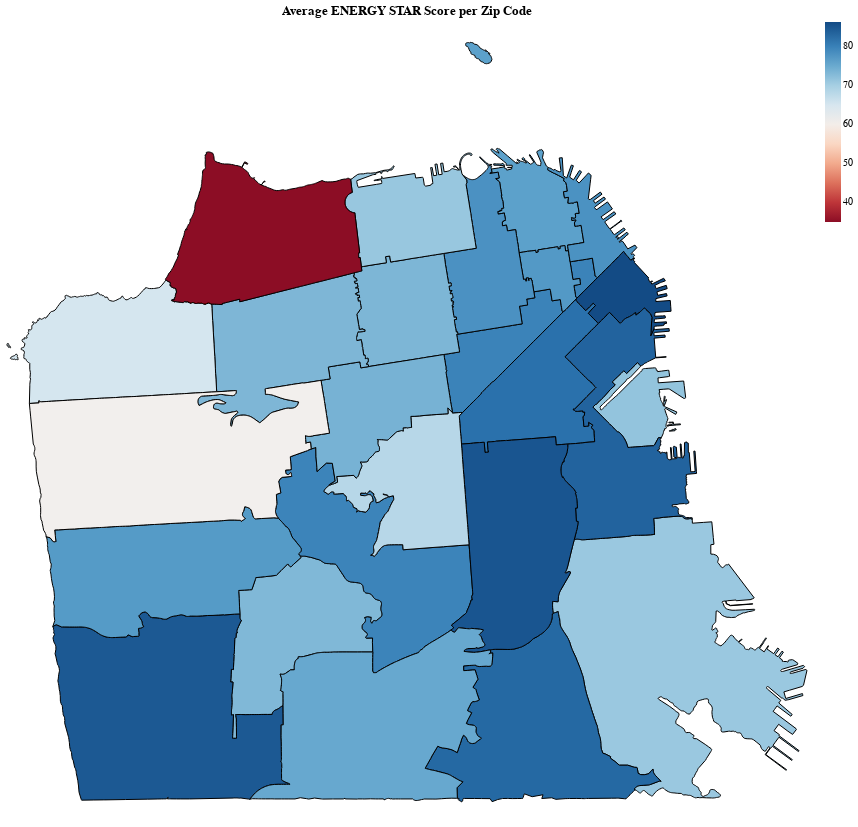

Source (notebook cell):
### Code cell
selection = alt.selection_single(fields=['Postal Code'], on='click', empty='none')

def create_energymap_plot(buildings_data, gdf):
    gdf_with_scores = gdf.merge(buildings_data, left_on='zip', right_on='Postal Code', how='left')
    json_data = json.loads(gdf_with_scores.to_json())
    features = json_data['features']
    selection = alt.selection_single(fields=['Postal Code'], on='click', clear=False)
    energymap = alt.Chart(alt.Data(values=features)).mark_geoshape(
        stroke='black'
    ).encode(
        color=alt.Color('properties.ENERGY STAR Score:Q', scale=alt.Scale(scheme='redblue'), legend=alt.Legend(title=None)),
        tooltip=[alt.Tooltip('properties.zip:N', title='ZIP Code'), alt.Tooltip('properties.ENERGY STAR Score:Q', title='ENERGY STAR Score', format='.0f')]
    ).add_selection(
        selection
    ).properties(
        title='Average ENERGY STAR Score per Zip Code',
        width=800,
        height=800
    ).project(
        type='mercator'
    )

    return energymap

energymap_plot = create_energymap_plot(average_scores, gdf)
energymap_plot.display()

### Figure 1 — Vega-Lite specification as saved in the notebook (floating-point values rounded to 4 significant figures; data arrays with more than 128 entries replaced by an {"elided": "..."} marker saying what was removed)
{"config": {"view": {"continuousWidth": 300, "continuousHeight": 300}}, "data": {"values": [{"id": "0", "type": "Feature", "properties": {"zip_code": "94124", "zip": "94124", "st_area_sh": "135725759.511", "sqmi": "4.87", "state": "CA", "pop10_sqmi": "7645.4", "st_length_": "112600.382071", "objectid": "55", "po_name": "San Francisco", "pop2010": "37233", "id": "94124", "multigeom": "false", "Postal Code": "94124", "ENERGY STAR Score": 71.17}, "geometry": {"type": "Polygon", "coordinates": {"elided": "1x1180x2 float values"}}}, {"id": "1", "type": "Feature", "properties": {"zip_code": "94127", "zip": "94127", "st_area_sh": "47329282.5099", "sqmi": "1.7", "state": "CA", "pop10_sqmi": "11244.7", "st_length_": "37576.3897137", "objectid": "56", "po_name": "San Francisco", "pop2010": "19116", "id": "94127", "multigeom": "false", "Postal Code": "94127", "ENERGY STAR Score": 73.25}, "geometry": {"type": "Polygon", "coordinates": {"elided": "1x571x2 float values"}}}, {"id": "2", "type": "Feature", "properties": {"zip_code": "94131", "zip": "94131", "st_area_sh": "60629097.8877", "sqmi": "2.17", "state": "CA", "pop10_sqmi": "11153.0", "st_length_": "55831.4693466", "objectid": "57", "po_name": "San Francisco", "pop2010": "24202", "id": "94131", "multigeom": "false", "Postal Code": "94131", "ENERGY STAR Score": 79.67}, "geometry": {"type": "Polygon", "coordinates": {"elided": "1x853x2 float values"}}}, {"id": "3", "type": "Feature", "properties": {"zip_code": "94133", "zip": "94133", "st_area_sh": "20409077.9589", "sqmi": "0.73", "state": "CA", "pop10_sqmi": "34200.0", "st_length_": "39351.7196004", "objectid": "59", "po_name": "San Francisco", "pop2010": "24966", "id": "94133", "multigeom": "true", "Postal Code": "94133", "ENERGY STAR Score": 76.08}, "geometry": {"type": "Polygon", "coordinates": {"elided": "1x378x2 float values"}}}, {"id": "4", "type": "Feature", "properties": {"zip_code": "94132", "zip": "94132", "st_area_sh": "112320843.709", "sqmi": "4.19", "state": "CA", "pop10_sqmi": "6440.6", "st_length_": "53343.4029918", "objectid": "58", "po_name": "San Francisco", "pop2010": "26986", "id": "94132", "multigeom": "false", "Postal Code": "94132", "ENERGY STAR Score": 84.7}, "geometry": {"type": "Polygon", "coordinates": {"elided": "1x495x2 float values"}}}, {"id": "5", "type": "Feature", "properties": {"zip_code": "94133", "zip": "94133", "st_area_sh": "20409077.9589", "sqmi": "0.73", "state": "CA", "pop10_sqmi": "34200.0", "st_length_": "39351.7196004", "objectid": "59", "po_name": "San Francisco", "pop2010": "24966", "id": "94133", "multigeom": "true", "Postal Code": "94133", "ENERGY STAR Score": 76.08}, "geometry": {"type": "Polygon", "coordinates": {"elided": "1x262x2 float values"}}}, {"id": "6", "type": "Feature", "properties": {"zip_code": "94134", "zip": "94134", "st_area_sh": "71754479.4126", "sqmi": "2.57", "state": "CA", "pop10_sqmi": "14058.0", "st_length_": "49280.0663479", "objectid": "60", "po_name": "San Francisco", "pop2010": "36129", "id": "94134", "multigeom": "false", "Postal Code": "94134", "ENERGY STAR Score": 82.91}, "geometry": {"type": "Polygon", "coordinates": {"elided": "1x501x2 float values"}}}, {"id": "7", "type": "Feature", "properties": {"zip_code": "94102", "zip": "94102", "st_area_sh": "18949880.4889", "sqmi": "0.68", "state": "CA", "pop10_sqmi": "59770.6", "st_length_": "23763.5377913", "objectid": "62", "po_name": "San Francisco", "pop2010": "40644", "id": "94102", "multigeom": "false", "Postal Code": "94102", "ENERGY STAR Score": 79.82}, "geometry": {"type": "Polygon", "coordinates": {"elided": "1x156x2 float values"}}}, {"id": "8", "type": "Feature", "properties": {"zip_code": "94158", "zip": "94158", "st_area_sh": "13809547.9654", "sqmi": "0.5", "state": "CA", "pop10_sqmi": "9522.0", "st_length_": "33679.7961734", "objectid": "61", "po_name": "San Francisco", "pop2010": "4761", "id": "94158", "multigeom": "true", "Postal Code": "94158", "ENERGY STAR Score": 71.71}, "geometry": {"type": "Polygon", "coordinates": {"elided": "1x309x2 float values"}}}, {"id": "9", "type": "Feature", "properties": {"zip_code": "94158", "zip": "94158", "st_area_sh": "13809547.9654", "sqmi": "0.5", "state": "CA", "pop10_sqmi": "9522.0", "st_length_": "33679.7961734", "objectid": "61", "po_name": "San Francisco", "pop2010": "4761", "id": "94158", "multigeom": "true", "Postal Code": "94158", "ENERGY STAR Score": 71.71}, "geometry": {"type": "Polygon", "coordinates": [[[-122.4, 37.77], [-122.4, 37.77], [-122.4, 37.77], [-122.4, 37.77], [-122.4, 37.77], [-122.4, 37.77], [-122.4, 37.77], [-122.4, 37.77], [-122.4, 37.77], [-122.4, 37.77], [-122.4, 37.77], [-122.4, 37.77], [-122.4, 37.77], [-122.4, 37.77], [-122.4, 37.77], [-122.4, 37.77], [-122.4, 37.77], [-122.4, 37.77], [-122.4, 37.77], [-122.4, 37.77], [-122.4, 37.77], [-122.4, 37.77], [-122.4, 37.77], [-122.4, 37.77], [-122.4, 37.77], [-122.4, 37.77], [-122.4, 37.77], [-122.4, 37.77], [-122.4, 37.77], [-122.4, 37.77], [-122.4, 37.77]]]}}, {"id": "10", "type": "Feature", "properties": {"zip_code": "94158", "zip": "94158", "st_area_sh": "13809547.9654", "sqmi": "0.5", "state": "CA", "pop10_sqmi": "9522.0", "st_length_": "33679.7961734", "objectid": "61", "po_name": "San Francisco", "pop2010": "4761", "id": "94158", "multigeom": "true", "Postal Code": "94158", "ENERGY STAR Score": 71.71}, "geometry": {"type": "Polygon", "coordinates": [[[-122.4, 37.77], [-122.4, 37.77], [-122.4, 37.77], [-122.4, 37.77], [-122.4, 37.77], [-122.4, 37.77], [-122.4, 37.77], [-122.4, 37.77], [-122.4, 37.77], [-122.4, 37.77], [-122.4, 37.77], [-122.4, 37.77], [-122.4, 37.77], [-122.4, 37.77], [-122.4, 37.77], [-122.4, 37.77], [-122.4, 37.77], [-122.4, 37.77], [-122.4, 37.77], [-122.4, 37.77], [-122.4, 37.77], [-122.4, 37.77], [-122.4, 37.77], [-122.4, 37.77], [-122.4, 37.77], [-122.4, 37.77], [-122.4, 37.77], [-122.4, 37.77], [-122.4, 37.77], [-122.4, 37.77], [-122.4, 37.77], [-122.4, 37.77], [-122.4, 37.77], [-122.4, 37.77], [-122.4, 37.77]]]}}, {"id": "11", "type": "Feature", "properties": {"zip_code": "94103", "zip": "94103", "st_area_sh": "36991376.8234", "sqmi": "1.33", "state": "CA", "pop10_sqmi": "22830.1", "st_length_": "34436.8886518", "objectid": "63", "po_name": "San Francisco", "pop2010": "30364", "id": "94103", "multigeom": "false", "Postal Code": "94103", "ENERGY STAR Score": 81.98}, "geometry": {"type": "Polygon", "coordinates": {"elided": "1x249x2 float values"}}}, {"id": "12", "type": "Feature", "properties": {"zip_code": "94104", "zip": "94104", "st_area_sh": "2108890.9751", "sqmi": "0.08", "state": "CA", "pop10_sqmi": "19050.0", "st_length_": "7137.56140886", "objectid": "64", "po_name": "San Francisco", "pop2010": "1524", "id": "94104", "multigeom": "false", "Postal Code": "94104", "ENERGY STAR Score": 79.78}, "geometry": {"type": "Polygon", "coordinates": [[[-122.4, 37.79], [-122.4, 37.79], [-122.4, 37.79], [-122.4, 37.79], [-122.4, 37.79], [-122.4, 37.79], [-122.4, 37.79], [-122.4, 37.79], [-122.4, 37.79], [-122.4, 37.79], [-122.4, 37.79], [-122.4, 37.79], [-122.4, 37.79], [-122.4, 37.79], [-122.4, 37.79], [-122.4, 37.79], [-122.4, 37.79], [-122.4, 37.79], [-122.4, 37.79], [-122.4, 37.79], [-122.4, 37.79], [-122.4, 37.79], [-122.4, 37.79], [-122.4, 37.79], [-122.4, 37.79], [-122.4, 37.79], [-122.4, 37.79], [-122.4, 37.79], [-122.4, 37.79], [-122.4, 37.79], [-122.4, 37.79], [-122.4, 37.79], [-122.4, 37.79], [-122.4, 37.79], [-122.4, 37.79], [-122.4, 37.79], [-122.4, 37.79], [-122.4, 37.79], [-122.4, 37.79], [-122.4, 37.79], [-122.4, 37.79], [-122.4, 37.79], [-122.4, 37.79], [-122.4, 37.79], [-122.4, 37.79], [-122.4, 37.79], [-122.4, 37.79], [-122.4, 37.79], [-122.4, 37.79], [-122.4, 37.79]]]}}, {"id": "13", "type": "Feature", "properties": {"zip_code": "94105", "zip": "94105", "st_area_sh": "12452490.4568", "sqmi": "0.45", "state": "CA", "pop10_sqmi": "46226.7", "st_length_": "27010.0718157", "objectid": "65", "po_name": "San Francisco", "pop2010": "20802", "id": "94105", "multigeom": "false", "Postal Code": "94105", "ENERGY STAR Score": 86.27}, "geometry": {"type": "Polygon", "coordinates": {"elided": "1x214x2 float values"}}}, {"id": "14", "type": "Feature", "properties": {"zip_code": "94107", "zip": "94107", "st_area_sh": "51796631.2542", "sqmi": "1.86", "state": "CA", "pop10_sqmi": "7084.9", "st_length_": "67904.5590426", "objectid": "66", "po_name": "San Francisco", "pop2010": "13178", "id": "94107", "multigeom": "false", "Postal Code": "94107", "ENERGY STAR Score": 83.54}, "geometry": {"type": "Polygon", "coordinates": {"elided": "1x681x2 float values"}}}, {"id": "15", "type": "Feature", "properties": {"zip_code": "94108", "zip": "94108", "st_area_sh": "7716972.44476", "sqmi": "0.28", "state": "CA", "pop10_sqmi": "43939.3", "st_length_": "14678.7216111", "objectid": "67", "po_name": "San Francisco", "pop2010": "12303", "id": "94108", "multigeom": "false", "Postal Code": "94108", "ENERGY STAR Score": 77.11}, "geometry": {"type": "Polygon", "coordinates": {"elided": "1x114x2 float values"}}}, {"id": "16", "type": "Feature", "properties": {"zip_code": "94109", "zip": "94109", "st_area_sh": "28753732.8835", "sqmi": "1.03", "state": "CA", "pop10_sqmi": "49731.1", "st_length_": "34445.5031034", "objectid": "68", "po_name": "San Francisco", "pop2010": "51223", "id": "94109", "multigeom": "false", "Postal Code": "94109", "ENERGY STAR Score": 78.05}, "geometry": {"type": "Polygon", "coordinates": {"elided": "1x347x2 float values"}}}, {"id": "17", "type": "Feature", "properties": {"zip_code": "94110", "zip": "94110", "st_area_sh": "67005804.5792", "sqmi": "2.4", "state": "CA", "pop10_sqmi": "27982.9", "st_length_": "41577.3617598", "objectid": "69", "po_name": "San Francisco", "pop2010": "67159", "id": "94110", "multigeom": "false", "Postal Code": "94110", "ENERGY STAR Score": 85.09}, "geometry": {"type": "Polygon", "coordinates": {"elided": "1x424x2 float values"}}}, {"id": "18", "type": "Feature", "properties": {"zip_code": "94111", "zip": "94111", "st_area_sh": "11180645.3747", "sqmi": "0.4", "state": "CA", "pop10_sqmi": "11315.0", "st_length_": "39892.4167107", "objectid": "70", "po_name": "San Francisco", "pop2010": "4526", "id": "94111", "multigeom": "false", "Postal Code": "94111", "ENERGY STAR Score": 78.01}, "geometry": {"type": "Polygon", "coordinates": {"elided": "1x319x2 float values"}}}, {"id": "19", "type": "Feature", "properties": {"zip_code": "94112", "zip": "94112", "st_area_sh": "92107066.8894", "sqmi": "3.3", "state": "CA", "pop10_sqmi": "25086.1", "st_length_": "58124.6136064", "objectid": "71", "po_name": "San Francisco", "pop2010": "82784", "id": "94112", "multigeom": "false", "Postal Code": "94112", "ENERGY STAR Score": 75.2}, "geometry": {"type": "Polygon", "coordinates": {"elided": "1x613x2 float values"}}}, {"id": "20", "type": "Feature", "properties": {"zip_code": "94114", "zip": "94114", "st_area_sh": "40556112.3139", "sqmi": "1.46", "state": "CA", "pop10_sqmi": "21702.1", "st_length_": "39018.2624325", "objectid": "72", "po_name": "San Francisco", "pop2010": "31685", "id": "94114", "multigeom": "false", "Postal Code": "94114", "ENERGY STAR Score": 68.42}, "geometry": {"type": "Polygon", "coordinates": {"elided": "1x546x2 float values"}}}, {"id": "21", "type": "Feature", "properties": {"zip_code": "94115", "zip": "94115", "st_area_sh": "31308937.3773", "sqmi": "1.1", "state": "CA", "pop10_sqmi": "25896.4", "st_length_": "27447.1921268", "objectid": "73", "po_name": "San Francisco", "pop2010": "28486", "id": "94115", "multigeom": "false", "Postal Code": "94115", "ENERGY STAR Score": 73.46}, "geometry": {"type": "Polygon", "coordinates": {"elided": "1x306x2 float values"}}}, {"id": "22", "type": "Feature", "properties": {"zip_code": "94116", "zip": "94116", "st_area_sh": "72927701.0911", "sqmi": "2.62", "state": "CA", "pop10_sqmi": "16360.7", "st_length_": "42840.8670005", "objectid": "74", "po_name": "San Francisco", "pop2010": "42865", "id": "94116", "multigeom": "false", "Postal Code": "94116", "ENERGY STAR Score": 76.88}, "geometry": {"type": "Polygon", "coordinates": {"elided": "1x372x2 float values"}}}, {"id": "23", "type": "Feature", "properties": {"zip_code": "94117", "zip": "94117", "st_area_sh": "34652556.0687", "sqmi": "1.24", "state": "CA", "pop10_sqmi": "31598.4", "st_length_": "32771.7329497", "objectid": "75", "po_name": "San Francisco", "pop2010": "39182", "id": "94117", "multigeom": "false", "Postal Code": "94117", "ENERGY STAR Score": 73.93}, "geometry": {"type": "Polygon", "coordinates": {"elided": "1x283x2 float values"}}}, {"id": "24", "type": "Feature", "properties": {"zip_code": "94118", "zip": "94118", "st_area_sh": "50962918.9316", "sqmi": "1.86", "state": "CA", "pop10_sqmi": "20120.4", "st_length_": "45909.1066987", "objectid": "76", "po_name": "San Francisco", "pop2010": "37424", "id": "94118", "multigeom": "false", "Postal Code": "94118", "ENERGY STAR Score": 73.4}, "geometry": {"type": "Polygon", "coordinates": {"elided": "1x571x2 float values"}}}, {"id": "25", "type": "Feature", "properties": {"zip_code": "94121", "zip": "94121", "st_area_sh": "61048795.1867", "sqmi": "2.19", "state": "CA", "pop10_sqmi": "18809.6", "st_length_": "38505.9493811", "objectid": "77", "po_name": "San Francisco", "pop2010": "41193", "id": "94121", "multigeom": "true", "Postal Code": "94121", "ENERGY STAR Score": 65.27}, "geometry": {"type": "Polygon", "coordinates": {"elided": "1x1666x2 float values"}}}, {"id": "26", "type": "Feature", "properties": {"zip_code": "94121", "zip": "94121", "st_area_sh": "61048795.1867", "sqmi": "2.19", "state": "CA", "pop10_sqmi": "18809.6", "st_length_": "38505.9493811", "objectid": "77", "po_name": "San Francisco", "pop2010": "41193", "id": "94121", "multigeom": "true", "Postal Code": "94121", "ENERGY STAR Score": 65.27}, "geometry": {"type": "Polygon", "coordinates": [[[-122.5, 37.78], [-122.5, 37.78], [-122.5, 37.78], [-122.5, 37.78], [-122.5, 37.78], [-122.5, 37.78], [-122.5, 37.78], [-122.5, 37.78], [-122.5, 37.78], [-122.5, 37.78], [-122.5, 37.78], [-122.5, 37.78], [-122.5, 37.78], [-122.5, 37.78], [-122.5, 37.78], [-122.5, 37.78], [-122.5, 37.78], [-122.5, 37.78], [-122.5, 37.78], [-122.5, 37.78], [-122.5, 37.78], [-122.5, 37.78], [-122.5, 37.78], [-122.5, 37.78], [-122.5, 37.78], [-122.5, 37.78], [-122.5, 37.78], [-122.5, 37.78], [-122.5, 37.78], [-122.5, 37.78], [-122.5, 37.78], [-122.5, 37.78], [-122.5, 37.78], [-122.5, 37.78], [-122.5, 37.78], [-122.5, 37.78], [-122.5, 37.78], [-122.5, 37.78], [-122.5, 37.78], [-122.5, 37.78], [-122.5, 37.78], [-122.5, 37.78], [-122.5, 37.78]]]}}, {"id": "27", "type": "Feature", "properties": {"zip_code": "94121", "zip": "94121", "st_area_sh": "61048795.1867", "sqmi": "2.19", "state": "CA", "pop10_sqmi": "18809.6", "st_length_": "38505.9493811", "objectid": "77", "po_name": "San Francisco", "pop2010": "41193", "id": "94121", "multigeom": "true", "Postal Code": "94121", "ENERGY STAR Score": 65.27}, "geometry": {"type": "Polygon", "coordinates": [[[-122.5, 37.78], [-122.5, 37.78], [-122.5, 37.78], [-122.5, 37.78], [-122.5, 37.78], [-122.5, 37.78], [-122.5, 37.78], [-122.5, 37.78], [-122.5, 37.78], [-122.5, 37.78], [-122.5, 37.78], [-122.5, 37.78], [-122.5, 37.78], [-122.5, 37.78], [-122.5, 37.78], [-122.5, 37.78], [-122.5, 37.78], [-122.5, 37.78], [-122.5, 37.78], [-122.5, 37.78], [-122.5, 37.78], [-122.5, 37.78], [-122.5, 37.78], [-122.5, 37.78], [-122.5, 37.78], [-122.5, 37.78], [-122.5, 37.78], [-122.5, 37.78], [-122.5, 37.78], [-122.5, 37.78], [-122.5, 37.78], [-122.5, 37.78], [-122.5, 37.78], [-122.5, 37.78], [-122.5, 37.78], [-122.5, 37.78], [-122.5, 37.78], [-122.5, 37.78], [-122.5, 37.78], [-122.5, 37.78], [-122.5, 37.78], [-122.5, 37.78]]]}}, {"id": "28", "type": "Feature", "properties": {"zip_code": "94122", "zip": "94122", "st_area_sh": "110277643.358", "sqmi": "3.96", "state": "CA", "pop10_sqmi": "14156.8", "st_length_": "66303.4907696", "objectid": "78", "po_name": "San Francisco", "pop2010": "56061", "id": "94122", "multigeom": "false", "Postal Code": "94122", "ENERGY STAR Score": 60.56}, "geometry": {"type": "Polygon", "coordinates": {"elided": "1x615x2 float values"}}}, {"id": "29", "type": "Feature", "properties": {"zip_code": "94123", "zip": "94123", "st_area_sh": "31997584.4804", "sqmi": "1.14", "state": "CA", "pop10_sqmi": "19925.4", "st_length_": "39371.9256465", "objectid": "79", "po_name": "San Francisco", "pop2010": "22715", "id": "94123", "multigeom": "false", "Postal Code": "94123", "ENERGY STAR Score": 71.28}, "geometry": {"type": "Polygon", "coordinates": {"elided": "1x1091x2 float values"}}}, {"id": "30", "type": "Feature", "properties": {"zip_code": "94129", "zip": "94129", "st_area_sh": "65585454.6975", "sqmi": "2.35", "state": "CA", "pop10_sqmi": "1506.8", "st_length_": "39199.84053", "objectid": "80", "po_name": "San Francisco", "pop2010": "3541", "id": "94129", "multigeom": "false", "Postal Code": "94129", "ENERGY STAR Score": 35.0}, "geometry": {"type": "Polygon", "coordinates": {"elided": "1x2816x2 float values"}}}, {"id": "31", "type": "Feature", "properties": {"zip_code": "94130", "zip": "94130", "st_area_sh": "24766067.8965", "sqmi": "0.88", "state": "CA", "pop10_sqmi": "3272.7", "st_length_": "34634.5654965", "objectid": "81", "po_name": "San Francisco", "pop2010": "2880", "id": "94130", "multigeom": "false", "Postal Code": null, "ENERGY STAR Score": null}, "geometry": {"type": "Polygon", "coordinates": {"elided": "1x319x2 float values"}}}]}, "mark": {"type": "geoshape", "stroke": "black"}, "encoding": {"color": {"field": "properties.ENERGY STAR Score", "legend": {"title": null}, "scale": {"scheme": "redblue"}, "type": "quantitative"}, "tooltip": [{"field": "properties.zip", "title": "ZIP Code", "type": "nominal"}, {"field": "properties.ENERGY STAR Score", "format": ".0f", "title": "ENERGY STAR Score", "type": "quantitative"}]}, "height": 800, "params": [{"name": "param_2", "select": {"type": "point", "clear": false, "fields": ["Postal Code"], "on": "click"}}], "projection": {"type": "mercator"}, "title": "Average ENERGY STAR Score per Zip Code", "width": 800, "$schema": "https://vega.github.io/schema/vega-lite/v5.16.3.json"}
